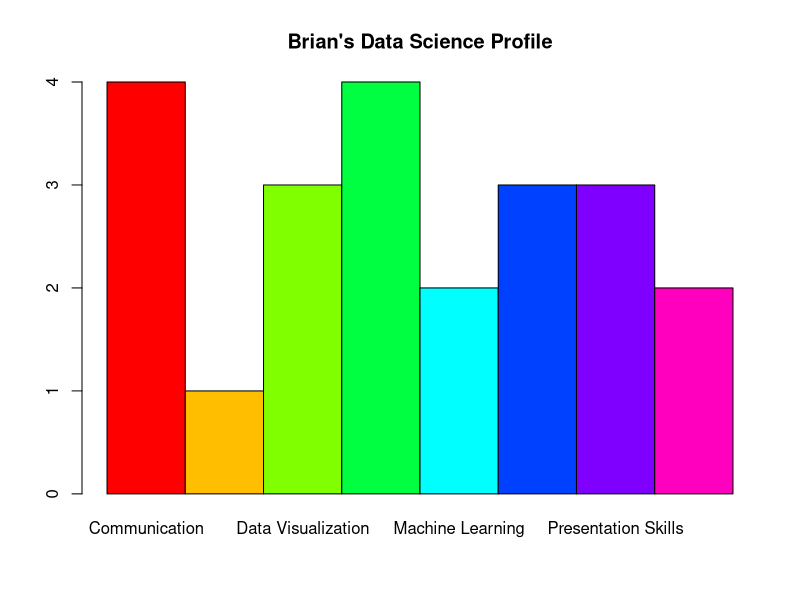

This figure's R source:
####################################
# 4. Data science profile

categories <- c("Computer Programming", "Math", "Statistics", "Machine Learning",
                "Domain Expertise", "Communication", "Presentation Skills", 
                "Data Visualization")
# Show categories's content
categories


ranking <- c(1, 3, 2, 2, 4, 4, 3, 3)
# Show ranking's content
ranking
# Computer Programming  1
# Math                  3
# Statistics            2
# Machine Learning      2
# Domain Expertise      4
# Communication         4
# Presentation Skills   3
# Data Visualization    3

# Create data frame
brian <- data.frame(categories, ranking)

# Display contents of brian data fram
brian

# Create barplot of Data Science Profile
barplot(xtabs(brian$ranking~brian$categories), space = F, 
        col = rainbow(8), main = "Brian's Data Science Profile")

# SessionInfo
# > sessionInfo()
# R version 3.3.1 (2016-06-21)
# Platform: x86_64-w64-mingw32/x64 (64-bit)
# Running under: Windows 7 x64 (build 7601) Service Pack 1

# locale:
# [1] LC_COLLATE=English_United States.1252  LC_CTYPE=English_United States.1252    LC_MONETARY=English_United States.1252
# [4] LC_NUMERIC=C                           LC_TIME=English_United States.1252    

# attached base packages:
# [1] stats     graphics  grDevices utils     datasets  methods   base     

# loaded via a namespace (and not attached):
# [1] magrittr_1.5    htmltools_0.3.5 tools_3.3.1     yaml_2.1.13     Rcpp_0.12.7     stringi_1.1.1   rmarkdown_1.0  
# [8] stringr_1.1.0   digest_0.6.10   evaluate_0.9   
